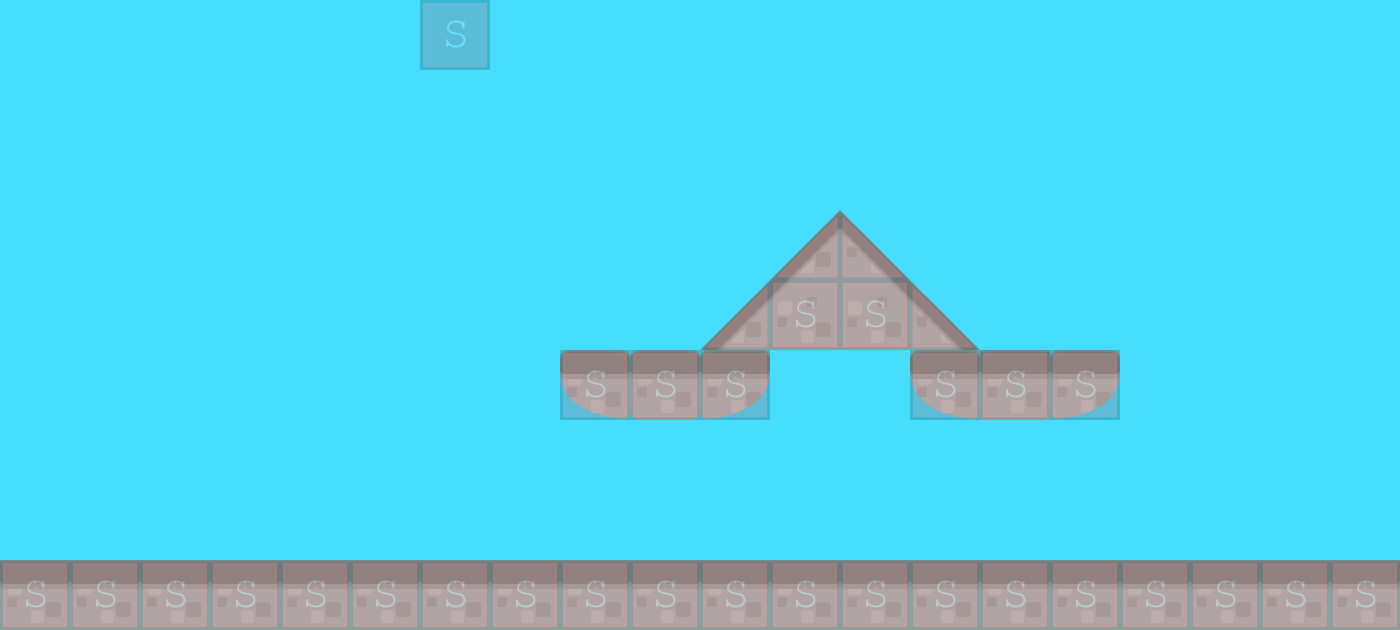

A 2D game scene composited from a Tiled map and its tileset images. What follows is a short description and the map's XML, with each tile layer's data collapsed to a summary:
An orthogonal 20x9 tile map with 70x70 px tiles, 2 tile layers (background1, collision), 2 tilesets and 2 objects (EnemyBase, PlayerBase).

<map version="1.0" orientation="orthogonal" renderorder="right-down" width="20" height="9" tilewidth="70" tileheight="70" backgroundcolor="#46ddff">
 <tileset firstgid="1" name="background-tiles" tilewidth="70" tileheight="70">
  <image source="../img/background-tiles.png" width="910" height="910" />
 </tileset>
 <tileset firstgid="170" name="meta-tiles" tilewidth="70" tileheight="70">
  <image source="../img/meta-tiles.png" width="350" height="70" />
  <tile id="1">
   <properties>
    <property name="type" value="lslope" />
   </properties>
  </tile>
  <tile id="3">
   <properties>
    <property name="type" value="rslope" />
   </properties>
  </tile>
  <tile id="4">
   <properties>
    <property name="type" value="solid" />
   </properties>
  </tile>
 </tileset>
 <layer name="background1" width="20" height="9">
  <data>[180 cells, 32 non-empty, 8 distinct tile ids]</data>
 </layer>
 <layer name="collision" width="20" height="9" opacity="0.18">
  <data>[180 cells, 33 non-empty, 3 distinct tile ids]</data>
 </layer>
 <objectgroup name="BaseEntities">
  <object name="EnemyBase" x="1318.33" y="416.333" width="75.6667" height="143.333">
   <properties>
    <property name="EnemyBase" value="" />
   </properties>
  </object>
  <object name="PlayerBase" x="1.333" y="423" width="65.3333" height="137.333">
   <properties>
    <property name="PlayerBase" value="" />
   </properties>
  </object>
 </objectgroup>
</map>
